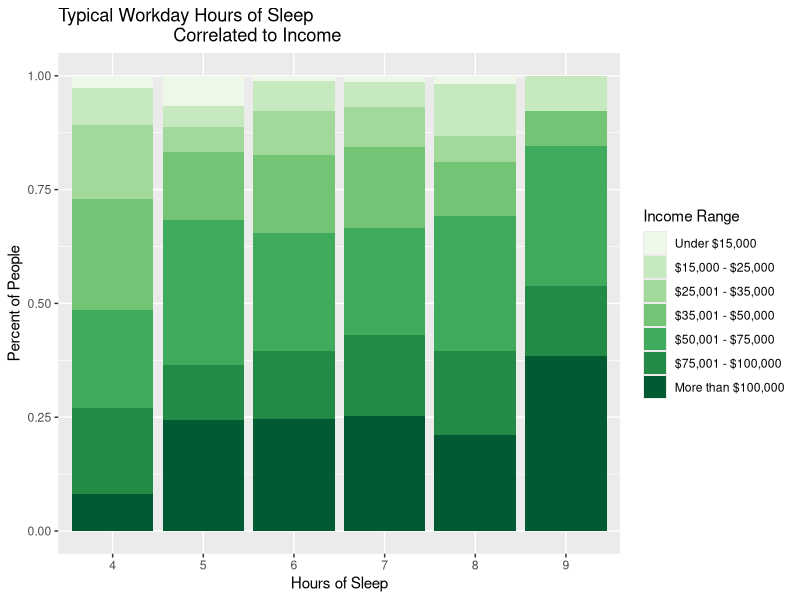
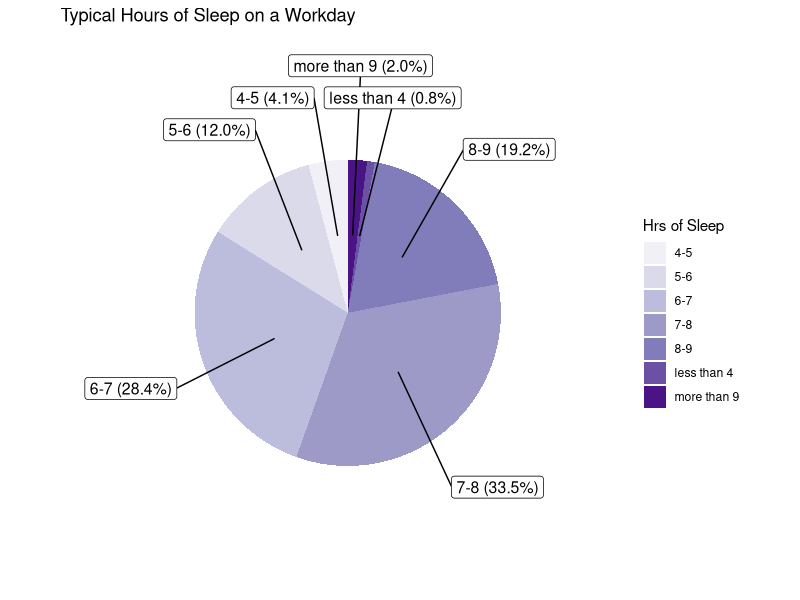
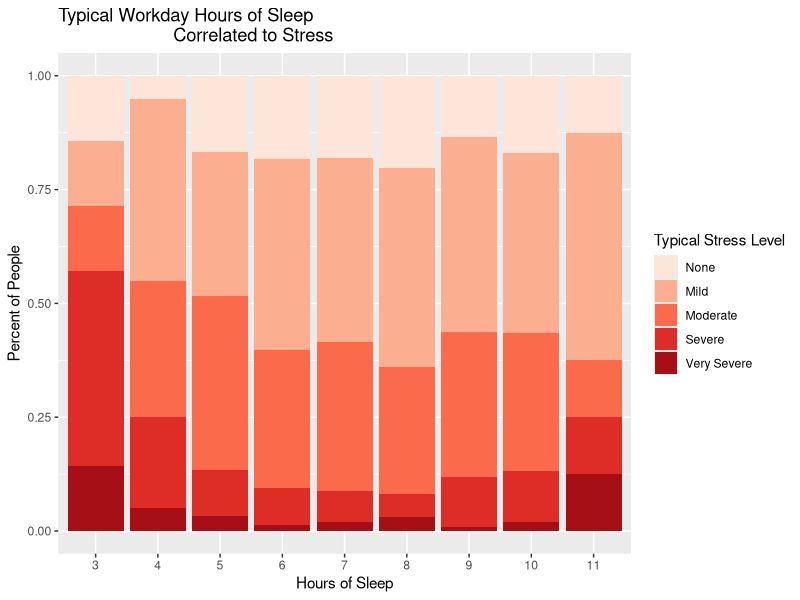

These charts were generated, in order, by the following R code:
performance <- read.csv("data/workplace_sleep.csv",
  header = TRUE,
  stringsAsFactors = FALSE
)
pain <- read.csv("data/sleep_and_pain.csv",
  header = TRUE,
  stringsAsFactors = FALSE
)
library("dplyr")
library("ggplot2")
library(scales)
library(ggrepel)

# Translates columns of #s into corresponding answer strings.
# Makes the asix descriptive
translate <- function(col, level_col) {
  for (i in seq(1, length(col))) {
    col[i] <- level_col[as.numeric(col[i])]
  }
  return(col)
}

# Function that graphs two categorical variables based on given
# information
graph_two_categoricals <- function(x, fill, x_level, fill_level,
                                   title, x_label, fill_label, color) {
  fill <- translate(fill, fill_level)

  df <- data.frame(x, fill)

  ggplot(df, aes(
    factor(x, level = x_level),
    ..count..
  )) +
    geom_bar(aes(
      fill = factor(fill,
        level = fill_level
      )
    ), position = "fill") +
    labs(
      title = title,
      x = x_label,
      y = "Percent of People"
    ) +
    guides(fill = guide_legend(title = fill_label)) +
    scale_fill_brewer(palette = color)
}




# Hours of sleep frequency Pie chart (performance)____________________

# function that sums specified columns
take_sum <- function(col) {
  sum(hours_of_sleep_freq[col, "freq"])
}

# filter the data
hours_of_sleep_freq <- performance %>%
  select(q7h) %>%
  filter(q7h <= 11) %>%
  group_by(q7h) %>%
  summarize(
    freq = length(q7h)
  )

# put it into intervals
intervaled_freq <- c(
  take_sum(c(9, 10, 11)), take_sum(c(1, 2, 3)), take_sum(8),
  take_sum(7), take_sum(6), take_sum(5), take_sum(4)
)

# levels (text answers)
ranges <- c(
  "more than 9", "less than 4", "8-9", "7-8", "6-7",
  "5-6", "4-5"
)

# array for specifying what index to start on in
# for loop
counts <- c(
  0, intervaled_freq[1], sum(intervaled_freq[1:2]),
  sum(intervaled_freq[1:3]), sum(intervaled_freq[1:4]),
  sum(intervaled_freq[1:5]), sum(intervaled_freq[1:6])
)

# array to fill
sleep_ranges_initial <- c(1:sum(intervaled_freq))

# translates the numbers that represent the multiple
# choice answer into the text answer
for (i in seq(1, length(intervaled_freq))) {
  for (j in seq(1, intervaled_freq[i])) {
    sleep_ranges_initial[j + counts[i]] <- ranges[i]
  }
}

sleep_ranges <- data.frame(ranges = sleep_ranges_initial)

# add label and freq columns
sleep_ranges <- sleep_ranges %>%
  group_by(ranges) %>%
  count() %>%
  ungroup() %>%
  mutate(per = `n` / sum(`n`)) %>%
  arrange(desc(ranges)) %>%
  mutate(
    label = paste0(
      ranges, " (",
      scales::percent(per), ")"
    )
  )

# create a pie chart
sleep_freq_pie <- ggplot(data = sleep_ranges) +
  geom_bar(aes(x = "", y = per, fill = ranges),
    stat = "identity", width = 1
  ) +
  coord_polar("y", start = 0) +
  theme_void() +
  geom_label_repel(aes(
    x = 1,
    y = cumsum(per) - per / 2,
    label = label
  ),
  size = 4,
  show.legend = F,
  nudge_x = 1
  ) +
  guides(fill = guide_legend(title = "Hrs of Sleep")) +
  labs(title = "Typical Hours of Sleep on a Workday") +
  scale_fill_brewer(palette = "Purples")



# Hours of sleep correlated to income (performance data)___________

# filter data
hrs_income <- performance %>%
  filter(q7h <= 9, q7h >= 4, d8 <= 7)

hrs <- sapply(hrs_income$q7h, toString)

income_range <- sapply(hrs_income$d8, toString)

hrs_level <- c(
  "1", "2", "3", "4", "5", "6", "7",
  "8", "9", "10", "11"
)

income_level <- c(
  "Under $15,000", "$15,000 - $25,000",
  "$25,001 - $35,000", "$35,001 - $50,000",
  "$50,001 - $75,000", "$75,001 - $100,000",
  "More than $100,000"
)

# create a stacked bar chart
income_vs_sleep_bar <- graph_two_categoricals(
  hrs, income_range, hrs_level,
  income_level,
  "Typical Workday Hours of Sleep
                       Correlated to Income",
  "Hours of Sleep",
  "Income Range",
  "Greens"
)

# hours of sleep correlated to stress levels (pain data) ________________

# filter data
hrs_stress <- pain %>%
  filter(Q6_HoursB <= 11, Q6_HoursB >= 3, Q13_b <= 5, Q13_b >= 1)

hrs2 <- sapply(hrs_stress$Q6_HoursB, toString)

stress <- sapply(hrs_stress$Q13_b, toString)

hrs2_level <- c(
  "1", "2", "3", "4", "5", "6", "7",
  "8", "9", "10", "11", "12"
)

stress_level <- c("None", "Mild", "Moderate", "Severe", "Very Severe")

# create a stacked bar chart
stress_vs_sleep_bar <- graph_two_categoricals(
  hrs2, stress, hrs2_level, stress_level,
  "Typical Workday Hours of Sleep
                       Correlated to Stress",
  "Hours of Sleep",
  "Typical Stress Level",
  "Reds"
)

# Interesting stats_______________________________________________________

# chance of making more than 75,000 on 5 and 8
# hours of sleep on workdays

high_money_count <- hrs_income %>%
  filter(d8 >= 6) %>%
  summarize(
    total = length(d8)
  ) %>%
  pull(total)

chance_7 <- hrs_income %>%
  filter(d8 >= 6, q7h == 7) %>%
  summarize(
    chance = length(d8) / high_money_count
  )

chance_5 <- hrs_income %>%
  filter(d8 >= 6, q7h == 5) %>%
  summarize(
    chance = length(d8) / high_money_count
  )

diff_5_to_7 <- chance_7 - chance_5

# Percent of people that get less than 8 hrs of sleep (79%)

percent_less_than_8 <- sum(
  intervaled_freq[4:7],
  intervaled_freq[2]
) / sum(intervaled_freq)
